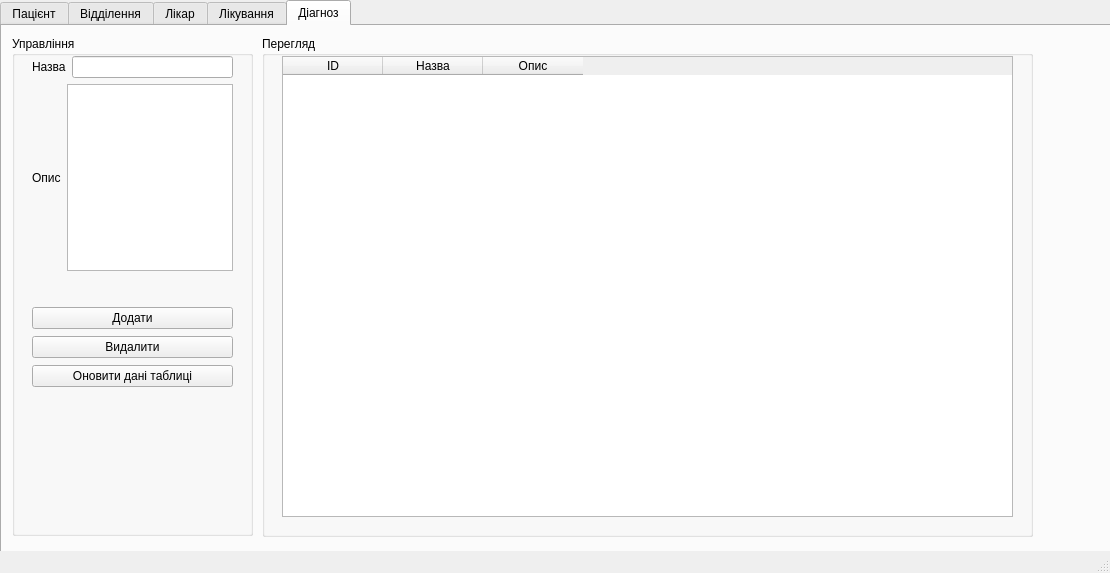
<?xml version="1.0" encoding="UTF-8"?>
<ui version="4.0">
 <class>Hospital</class>
 <widget class="QMainWindow" name="Hospital">
  <property name="geometry">
   <rect>
    <x>0</x>
    <y>0</y>
    <width>1110</width>
    <height>573</height>
   </rect>
  </property>
  <property name="windowTitle">
   <string>MainWindow</string>
  </property>
  <widget class="QWidget" name="centralwidget">
   <widget class="QTabWidget" name="diagnosis_tabWidget">
    <property name="geometry">
     <rect>
      <x>0</x>
      <y>0</y>
      <width>1221</width>
      <height>701</height>
     </rect>
    </property>
    <property name="currentIndex">
     <number>4</number>
    </property>
    <widget class="QWidget" name="patient_tab">
     <attribute name="title">
      <string>Пацієнт</string>
     </attribute>
     <widget class="QGroupBox" name="patient_insert">
      <property name="geometry">
       <rect>
        <x>10</x>
        <y>10</y>
        <width>241</width>
        <height>500</height>
       </rect>
      </property>
      <property name="title">
       <string>Управління</string>
      </property>
      <widget class="QWidget" name="verticalLayoutWidget">
       <property name="geometry">
        <rect>
         <x>20</x>
         <y>20</y>
         <width>201</width>
         <height>215</height>
        </rect>
       </property>
       <layout class="QVBoxLayout" name="verticalLayout_2">
        <item>
         <layout class="QHBoxLayout" name="horizontalLayout">
          <item>
           <widget class="QLabel" name="label_4">
            <property name="text">
             <string>Прізвище</string>
            </property>
           </widget>
          </item>
          <item>
           <widget class="QLineEdit" name="patient_last_name_line">
            <property name="text">
             <string/>
            </property>
           </widget>
          </item>
         </layout>
        </item>
        <item>
         <layout class="QHBoxLayout" name="horizontalLayout_2">
          <item>
           <widget class="QLabel" name="label_5">
            <property name="text">
             <string>Ім'я</string>
            </property>
           </widget>
          </item>
          <item>
           <widget class="QLineEdit" name="patient_first_name_line">
            <property name="enabled">
             <bool>true</bool>
            </property>
            <property name="sizePolicy">
             <sizepolicy hsizetype="Expanding" vsizetype="Fixed">
              <horstretch>0</horstretch>
              <verstretch>0</verstretch>
             </sizepolicy>
            </property>
            <property name="acceptDrops">
             <bool>true</bool>
            </property>
           </widget>
          </item>
         </layout>
        </item>
        <item>
         <layout class="QHBoxLayout" name="horizontalLayout_3">
          <item>
           <widget class="QLabel" name="label_3">
            <property name="text">
             <string>По батькові</string>
            </property>
           </widget>
          </item>
          <item>
           <widget class="QLineEdit" name="lineEdit">
            <property name="layoutDirection">
             <enum>Qt::LeftToRight</enum>
            </property>
            <property name="clearButtonEnabled">
             <bool>false</bool>
            </property>
           </widget>
          </item>
         </layout>
        </item>
        <item>
         <layout class="QHBoxLayout" name="horizontalLayout_4">
          <item>
           <widget class="QLabel" name="label_2">
            <property name="text">
             <string>Дата народження</string>
            </property>
           </widget>
          </item>
          <item>
           <widget class="QDateEdit" name="patient_date_of_birth_dateEdit"/>
          </item>
         </layout>
        </item>
        <item>
         <layout class="QHBoxLayout" name="horizontalLayout_5">
          <item>
           <widget class="QLabel" name="label">
            <property name="text">
             <string>Стать</string>
            </property>
           </widget>
          </item>
          <item>
           <widget class="QComboBox" name="patient_gender_comboBox">
            <item>
             <property name="text">
              <string>Чоловіча</string>
             </property>
            </item>
            <item>
             <property name="text">
              <string>Жіноча</string>
             </property>
            </item>
           </widget>
          </item>
         </layout>
        </item>
        <item>
         <layout class="QHBoxLayout" name="horizontalLayout_6">
          <item>
           <widget class="QLabel" name="label_6">
            <property name="text">
             <string>Відділення</string>
            </property>
           </widget>
          </item>
          <item>
           <widget class="QComboBox" name="patient_department_number_comboBox"/>
          </item>
         </layout>
        </item>
        <item>
         <layout class="QHBoxLayout" name="horizontalLayout_15">
          <item>
           <widget class="QLabel" name="label_15">
            <property name="text">
             <string>Діагноз</string>
            </property>
           </widget>
          </item>
          <item>
           <widget class="QComboBox" name="patient_patients_diagnosis_comboBox"/>
          </item>
         </layout>
        </item>
       </layout>
      </widget>
      <widget class="QWidget" name="verticalLayoutWidget_2">
       <property name="geometry">
        <rect>
         <x>20</x>
         <y>270</y>
         <width>201</width>
         <height>83</height>
        </rect>
       </property>
       <layout class="QVBoxLayout" name="verticalLayout_3">
        <item>
         <widget class="QPushButton" name="patient_btn_add">
          <property name="text">
           <string>Додати</string>
          </property>
         </widget>
        </item>
        <item>
         <widget class="QPushButton" name="patient_btn_delete">
          <property name="text">
           <string>Видалити</string>
          </property>
         </widget>
        </item>
        <item>
         <widget class="QPushButton" name="btn_refresh">
          <property name="text">
           <string>Оновити дані таблиці</string>
          </property>
         </widget>
        </item>
       </layout>
      </widget>
     </widget>
     <widget class="QGroupBox" name="groupBox">
      <property name="geometry">
       <rect>
        <x>260</x>
        <y>10</y>
        <width>861</width>
        <height>501</height>
       </rect>
      </property>
      <property name="title">
       <string>Перегляд</string>
      </property>
      <widget class="QTableWidget" name="patient_tableWidget">
       <property name="geometry">
        <rect>
         <x>20</x>
         <y>20</y>
         <width>821</width>
         <height>461</height>
        </rect>
       </property>
       <column>
        <property name="text">
         <string>ID</string>
        </property>
       </column>
       <column>
        <property name="text">
         <string>Прізвище</string>
        </property>
       </column>
       <column>
        <property name="text">
         <string>Ім'я</string>
        </property>
       </column>
       <column>
        <property name="text">
         <string>По батькові</string>
        </property>
       </column>
       <column>
        <property name="text">
         <string>Дата народження</string>
        </property>
       </column>
       <column>
        <property name="text">
         <string>Стать</string>
        </property>
       </column>
       <column>
        <property name="text">
         <string>Відділення</string>
        </property>
       </column>
       <column>
        <property name="text">
         <string>Діагноз</string>
        </property>
       </column>
      </widget>
     </widget>
    </widget>
    <widget class="QWidget" name="department_tab">
     <attribute name="title">
      <string>Відділення</string>
     </attribute>
     <widget class="QGroupBox" name="groupBox_2">
      <property name="geometry">
       <rect>
        <x>260</x>
        <y>10</y>
        <width>771</width>
        <height>501</height>
       </rect>
      </property>
      <property name="title">
       <string>Перегляд</string>
      </property>
      <widget class="QTableWidget" name="department_tableWidget">
       <property name="geometry">
        <rect>
         <x>20</x>
         <y>20</y>
         <width>731</width>
         <height>461</height>
        </rect>
       </property>
       <column>
        <property name="text">
         <string>ID</string>
        </property>
       </column>
       <column>
        <property name="text">
         <string>Назва</string>
        </property>
       </column>
       <column>
        <property name="text">
         <string>Кількість лікарів</string>
        </property>
       </column>
       <column>
        <property name="text">
         <string>Кількість пацієнтів</string>
        </property>
       </column>
      </widget>
     </widget>
     <widget class="QGroupBox" name="patient_insert_2">
      <property name="geometry">
       <rect>
        <x>10</x>
        <y>10</y>
        <width>241</width>
        <height>500</height>
       </rect>
      </property>
      <property name="title">
       <string>Управління</string>
      </property>
      <widget class="QWidget" name="verticalLayoutWidget_3">
       <property name="geometry">
        <rect>
         <x>20</x>
         <y>20</y>
         <width>201</width>
         <height>215</height>
        </rect>
       </property>
       <layout class="QVBoxLayout" name="verticalLayout_4">
        <item>
         <layout class="QHBoxLayout" name="horizontalLayout_7">
          <item>
           <widget class="QLabel" name="label_7">
            <property name="text">
             <string>Назва</string>
            </property>
           </widget>
          </item>
          <item>
           <widget class="QLineEdit" name="department_name_line">
            <property name="text">
             <string/>
            </property>
           </widget>
          </item>
         </layout>
        </item>
        <item>
         <layout class="QHBoxLayout" name="horizontalLayout_8">
          <item>
           <widget class="QLabel" name="label_8">
            <property name="text">
             <string>Кількість лікарів</string>
            </property>
           </widget>
          </item>
          <item>
           <widget class="QSpinBox" name="department_number_of_doctors_spinBox"/>
          </item>
         </layout>
        </item>
        <item>
         <layout class="QHBoxLayout" name="horizontalLayout_9">
          <item>
           <widget class="QLabel" name="label_9">
            <property name="text">
             <string>Кількість пацієнтів</string>
            </property>
           </widget>
          </item>
          <item>
           <widget class="QSpinBox" name="department_number_of_patients_spinBox"/>
          </item>
         </layout>
        </item>
       </layout>
      </widget>
      <widget class="QWidget" name="verticalLayoutWidget_4">
       <property name="geometry">
        <rect>
         <x>20</x>
         <y>270</y>
         <width>201</width>
         <height>83</height>
        </rect>
       </property>
       <layout class="QVBoxLayout" name="verticalLayout_5">
        <item>
         <widget class="QPushButton" name="department_btn_add">
          <property name="text">
           <string>Додати</string>
          </property>
         </widget>
        </item>
        <item>
         <widget class="QPushButton" name="department_btn_delete">
          <property name="text">
           <string>Видалити</string>
          </property>
         </widget>
        </item>
        <item>
         <widget class="QPushButton" name="department_btn_refresh">
          <property name="text">
           <string>Оновити дані таблиці</string>
          </property>
         </widget>
        </item>
       </layout>
      </widget>
     </widget>
    </widget>
    <widget class="QWidget" name="doctor_tab">
     <attribute name="title">
      <string>Лікар</string>
     </attribute>
     <widget class="QGroupBox" name="patient_insert_3">
      <property name="geometry">
       <rect>
        <x>10</x>
        <y>10</y>
        <width>241</width>
        <height>500</height>
       </rect>
      </property>
      <property name="title">
       <string>Управління</string>
      </property>
      <widget class="QWidget" name="verticalLayoutWidget_5">
       <property name="geometry">
        <rect>
         <x>20</x>
         <y>20</y>
         <width>201</width>
         <height>215</height>
        </rect>
       </property>
       <layout class="QVBoxLayout" name="verticalLayout_6">
        <item>
         <layout class="QHBoxLayout" name="horizontalLayout_10">
          <item>
           <widget class="QLabel" name="label_10">
            <property name="text">
             <string>Прізвище</string>
            </property>
           </widget>
          </item>
          <item>
           <widget class="QLineEdit" name="doctor_last_name_line">
            <property name="text">
             <string/>
            </property>
           </widget>
          </item>
         </layout>
        </item>
        <item>
         <layout class="QHBoxLayout" name="horizontalLayout_11">
          <item>
           <widget class="QLabel" name="label_11">
            <property name="text">
             <string>Ім'я</string>
            </property>
           </widget>
          </item>
          <item>
           <widget class="QLineEdit" name="doctor_first_name_line">
            <property name="text">
             <string/>
            </property>
           </widget>
          </item>
         </layout>
        </item>
        <item>
         <layout class="QHBoxLayout" name="horizontalLayout_12">
          <item>
           <widget class="QLabel" name="label_12">
            <property name="text">
             <string>По батькові</string>
            </property>
           </widget>
          </item>
          <item>
           <widget class="QLineEdit" name="doctor_middle_name_line">
            <property name="text">
             <string/>
            </property>
           </widget>
          </item>
         </layout>
        </item>
        <item>
         <layout class="QHBoxLayout" name="horizontalLayout_13">
          <item>
           <widget class="QLabel" name="label_13">
            <property name="text">
             <string>Спеціальність</string>
            </property>
           </widget>
          </item>
          <item>
           <widget class="QLineEdit" name="doctor_specialty_line">
            <property name="text">
             <string/>
            </property>
           </widget>
          </item>
         </layout>
        </item>
        <item>
         <layout class="QHBoxLayout" name="horizontalLayout_14">
          <item>
           <widget class="QLabel" name="label_14">
            <property name="text">
             <string>Відділення</string>
            </property>
           </widget>
          </item>
          <item>
           <widget class="QComboBox" name="doctor_department_number_comboBox"/>
          </item>
         </layout>
        </item>
       </layout>
      </widget>
      <widget class="QWidget" name="verticalLayoutWidget_6">
       <property name="geometry">
        <rect>
         <x>20</x>
         <y>270</y>
         <width>201</width>
         <height>83</height>
        </rect>
       </property>
       <layout class="QVBoxLayout" name="verticalLayout_7">
        <item>
         <widget class="QPushButton" name="doctor_btn_add">
          <property name="text">
           <string>Додати</string>
          </property>
         </widget>
        </item>
        <item>
         <widget class="QPushButton" name="doctor_btn_delete">
          <property name="text">
           <string>Видалити</string>
          </property>
         </widget>
        </item>
        <item>
         <widget class="QPushButton" name="doctor_btn_refresh">
          <property name="text">
           <string>Оновити дані таблиці</string>
          </property>
         </widget>
        </item>
       </layout>
      </widget>
     </widget>
     <widget class="QGroupBox" name="groupBox_3">
      <property name="geometry">
       <rect>
        <x>260</x>
        <y>10</y>
        <width>771</width>
        <height>501</height>
       </rect>
      </property>
      <property name="title">
       <string>Перегляд</string>
      </property>
      <widget class="QTableWidget" name="doctor_tableWidget">
       <property name="geometry">
        <rect>
         <x>20</x>
         <y>20</y>
         <width>731</width>
         <height>461</height>
        </rect>
       </property>
       <column>
        <property name="text">
         <string>ID</string>
        </property>
       </column>
       <column>
        <property name="text">
         <string>Призвіще</string>
        </property>
       </column>
       <column>
        <property name="text">
         <string>Ім'я</string>
        </property>
       </column>
       <column>
        <property name="text">
         <string>По батькові</string>
        </property>
       </column>
       <column>
        <property name="text">
         <string>Спеціальність</string>
        </property>
       </column>
       <column>
        <property name="text">
         <string>Відділення</string>
        </property>
       </column>
      </widget>
     </widget>
    </widget>
    <widget class="QWidget" name="treatment_tab">
     <attribute name="title">
      <string>Лікування</string>
     </attribute>
     <widget class="QGroupBox" name="groupBox_4">
      <property name="geometry">
       <rect>
        <x>260</x>
        <y>10</y>
        <width>771</width>
        <height>501</height>
       </rect>
      </property>
      <property name="title">
       <string>Перегляд</string>
      </property>
      <widget class="QTableWidget" name="treatment_tableWidget">
       <property name="geometry">
        <rect>
         <x>20</x>
         <y>20</y>
         <width>731</width>
         <height>461</height>
        </rect>
       </property>
       <column>
        <property name="text">
         <string>ID</string>
        </property>
       </column>
       <column>
        <property name="text">
         <string>Дата находження</string>
        </property>
       </column>
       <column>
        <property name="text">
         <string>Відділення</string>
        </property>
       </column>
       <column>
        <property name="text">
         <string>Пацієнт</string>
        </property>
       </column>
       <column>
        <property name="text">
         <string>Лікар</string>
        </property>
       </column>
       <column>
        <property name="text">
         <string>Діагноз</string>
        </property>
       </column>
      </widget>
     </widget>
     <widget class="QGroupBox" name="patient_insert_4">
      <property name="geometry">
       <rect>
        <x>10</x>
        <y>10</y>
        <width>241</width>
        <height>500</height>
       </rect>
      </property>
      <property name="title">
       <string>Управління</string>
      </property>
      <widget class="QWidget" name="verticalLayoutWidget_7">
       <property name="geometry">
        <rect>
         <x>20</x>
         <y>20</y>
         <width>201</width>
         <height>215</height>
        </rect>
       </property>
       <layout class="QVBoxLayout" name="verticalLayout_8">
        <item>
         <layout class="QHBoxLayout" name="horizontalLayout_16">
          <item>
           <widget class="QLabel" name="label_16">
            <property name="text">
             <string>Дата находження</string>
            </property>
           </widget>
          </item>
          <item>
           <widget class="QDateEdit" name="treatment_date_of_admission_dateEdit"/>
          </item>
         </layout>
        </item>
        <item>
         <layout class="QHBoxLayout" name="horizontalLayout_17">
          <item>
           <widget class="QLabel" name="label_17">
            <property name="text">
             <string>Відділення</string>
            </property>
           </widget>
          </item>
          <item>
           <widget class="QComboBox" name="treatment_department_number_comboBox"/>
          </item>
         </layout>
        </item>
        <item>
         <layout class="QHBoxLayout" name="horizontalLayout_18">
          <item>
           <widget class="QLabel" name="label_18">
            <property name="text">
             <string>Пацієнт</string>
            </property>
           </widget>
          </item>
          <item>
           <widget class="QComboBox" name="treatment_patient_comboBox"/>
          </item>
         </layout>
        </item>
        <item>
         <layout class="QHBoxLayout" name="horizontalLayout_19">
          <item>
           <widget class="QLabel" name="label_19">
            <property name="text">
             <string>Лікар</string>
            </property>
           </widget>
          </item>
          <item>
           <widget class="QComboBox" name="treatment_doctor_comboBox"/>
          </item>
         </layout>
        </item>
        <item>
         <layout class="QHBoxLayout" name="horizontalLayout_20">
          <item>
           <widget class="QLabel" name="label_20">
            <property name="text">
             <string>Діагноз</string>
            </property>
           </widget>
          </item>
          <item>
           <widget class="QComboBox" name="treatment_diagnosis_comboBox"/>
          </item>
         </layout>
        </item>
       </layout>
      </widget>
      <widget class="QWidget" name="verticalLayoutWidget_8">
       <property name="geometry">
        <rect>
         <x>20</x>
         <y>270</y>
         <width>201</width>
         <height>83</height>
        </rect>
       </property>
       <layout class="QVBoxLayout" name="verticalLayout_9">
        <item>
         <widget class="QPushButton" name="treatment_btn_add">
          <property name="text">
           <string>Додати</string>
          </property>
         </widget>
        </item>
        <item>
         <widget class="QPushButton" name="treatment_btn_delete">
          <property name="text">
           <string>Видалити</string>
          </property>
         </widget>
        </item>
        <item>
         <widget class="QPushButton" name="treatment_btn_refresh">
          <property name="text">
           <string>Оновити дані таблиці</string>
          </property>
         </widget>
        </item>
       </layout>
      </widget>
     </widget>
    </widget>
    <widget class="QWidget" name="diagnosis_tab">
     <attribute name="title">
      <string>Діагноз</string>
     </attribute>
     <widget class="QGroupBox" name="patient_insert_5">
      <property name="geometry">
       <rect>
        <x>10</x>
        <y>10</y>
        <width>241</width>
        <height>500</height>
       </rect>
      </property>
      <property name="title">
       <string>Управління</string>
      </property>
      <widget class="QWidget" name="verticalLayoutWidget_9">
       <property name="geometry">
        <rect>
         <x>20</x>
         <y>20</y>
         <width>201</width>
         <height>215</height>
        </rect>
       </property>
       <layout class="QVBoxLayout" name="verticalLayout_10">
        <item>
         <layout class="QHBoxLayout" name="horizontalLayout_21">
          <item>
           <widget class="QLabel" name="label_21">
            <property name="text">
             <string>Назва</string>
            </property>
           </widget>
          </item>
          <item>
           <widget class="QLineEdit" name="diagnosis_name_lineEdit"/>
          </item>
         </layout>
        </item>
        <item>
         <layout class="QHBoxLayout" name="horizontalLayout_24"/>
        </item>
        <item>
         <layout class="QHBoxLayout" name="horizontalLayout_25">
          <item>
           <widget class="QLabel" name="label_25">
            <property name="text">
             <string>Опис</string>
            </property>
           </widget>
          </item>
          <item>
           <widget class="QTextEdit" name="diagnosis_description_textEdit"/>
          </item>
         </layout>
        </item>
       </layout>
      </widget>
      <widget class="QWidget" name="verticalLayoutWidget_10">
       <property name="geometry">
        <rect>
         <x>20</x>
         <y>270</y>
         <width>201</width>
         <height>83</height>
        </rect>
       </property>
       <layout class="QVBoxLayout" name="verticalLayout_11">
        <item>
         <widget class="QPushButton" name="diagnosis_btn_add">
          <property name="text">
           <string>Додати</string>
          </property>
         </widget>
        </item>
        <item>
         <widget class="QPushButton" name="diagnosis_btn_delete">
          <property name="text">
           <string>Видалити</string>
          </property>
         </widget>
        </item>
        <item>
         <widget class="QPushButton" name="diagnosis_btn_refresh">
          <property name="text">
           <string>Оновити дані таблиці</string>
          </property>
         </widget>
        </item>
       </layout>
      </widget>
     </widget>
     <widget class="QGroupBox" name="groupBox_5">
      <property name="geometry">
       <rect>
        <x>260</x>
        <y>10</y>
        <width>771</width>
        <height>501</height>
       </rect>
      </property>
      <property name="title">
       <string>Перегляд</string>
      </property>
      <widget class="QTableWidget" name="diagnosis_tableWidget">
       <property name="geometry">
        <rect>
         <x>20</x>
         <y>20</y>
         <width>731</width>
         <height>461</height>
        </rect>
       </property>
       <column>
        <property name="text">
         <string>ID</string>
        </property>
       </column>
       <column>
        <property name="text">
         <string>Назва</string>
        </property>
       </column>
       <column>
        <property name="text">
         <string>Опис</string>
        </property>
       </column>
      </widget>
     </widget>
    </widget>
   </widget>
  </widget>
  <widget class="QMenuBar" name="menubar">
   <property name="geometry">
    <rect>
     <x>0</x>
     <y>0</y>
     <width>1110</width>
     <height>21</height>
    </rect>
   </property>
  </widget>
  <widget class="QStatusBar" name="statusbar"/>
 </widget>
 <resources/>
 <connections/>
</ui>
